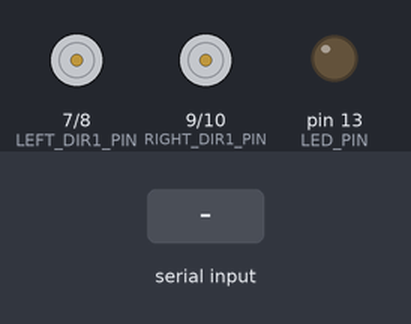
Recording of a sketch running on a simulated Arduino Uno, built with avr-gcc and run on an emulated ATmega328P. Shown: motor-driver pin pairs drawn as motors (green arrow = first pin HIGH = forward, orange = second pin HIGH = backward, longer = more drive, scaled by the enable pin), output pins drawn as LEDs (lit = HIGH). Inputs (shaded band) come from the test bench. What the sketch prints to the serial monitor is not drawn.

Above: at 2.7 s.
2.8 s: "L\n" received over Serial
At 3.5 s:
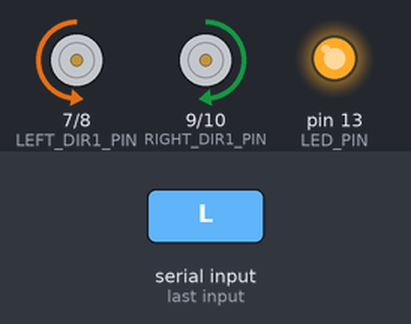
4.3 s: "F\n" received over Serial
At 5.5 s:
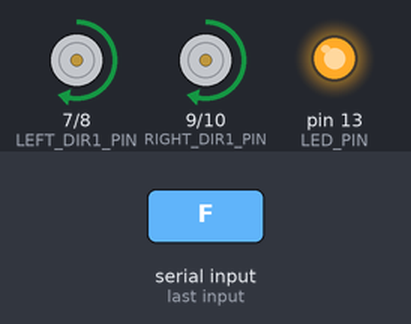
5.8 s: "B\n" received over Serial
At 7.0 s:
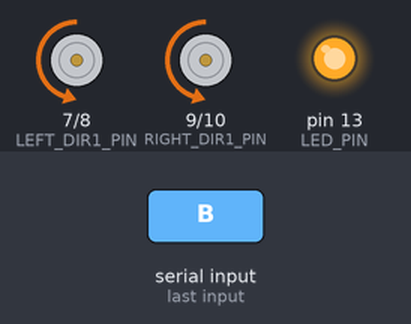
7.3 s: "R\n" received over Serial
At 7.9 s:
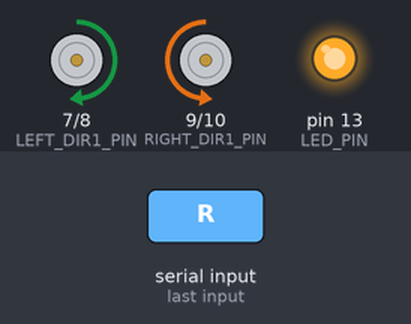
Timing chart, 0 to 9.8 s (numbered marks = the images above; inputs shaded):
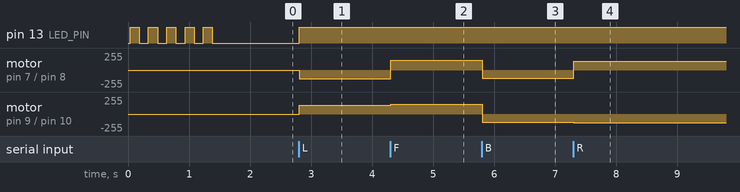

The sketch:

boat_motor.ino
```cpp
/*
 * 보트 제어 시스템 - Arduino (하이브리드 버전)
 * 좌우 모터 개별 제어 + 단일 명령 지원
 *
 * 핀 연결:
 * ENA(좌측PWM): 5
 * ENB(우측PWM): 6
 * IN1(좌측DIR1): 7
 * IN2(좌측DIR2): 8
 * IN3(우측DIR1): 9
 * IN4(우측DIR2): 10
 *
 * 지원 프로토콜:
 * 1. L{speed},R{speed} - 개별 모터 제어 (수동 모드)
 * 2. F, B, L, R, S - 단일 명령 (자동 회피 모드)
 */

// 모터 핀 정의
#define LEFT_PWM_PIN 5    // ENA
#define LEFT_DIR1_PIN 7   // IN1
#define LEFT_DIR2_PIN 8   // IN2

#define RIGHT_PWM_PIN 6   // ENB
#define RIGHT_DIR1_PIN 9  // IN3
#define RIGHT_DIR2_PIN 10 // IN4

// LED 핀
#define LED_PIN 13

// 자동 모드 기본 속도
#define AUTO_FORWARD_SPEED 150
#define AUTO_TURN_SPEED 130
#define AUTO_BACKWARD_SPEED 120

// 변수
int leftSpeed = 0;   // -255 ~ 255
int rightSpeed = 0;  // -255 ~ 255
String inputString = "";
boolean stringComplete = false;
String currentMode = "MANUAL"; // MANUAL 또는 AUTO

void setup() {
  Serial.begin(115200);

  // 모터 핀 설정
  pinMode(LEFT_PWM_PIN, OUTPUT);
  pinMode(LEFT_DIR1_PIN, OUTPUT);
  pinMode(LEFT_DIR2_PIN, OUTPUT);

  pinMode(RIGHT_PWM_PIN, OUTPUT);
  pinMode(RIGHT_DIR1_PIN, OUTPUT);
  pinMode(RIGHT_DIR2_PIN, OUTPUT);

  pinMode(LED_PIN, OUTPUT);

  // 초기화
  stopAllMotors();

  Serial.println("🚤 Arduino 하이브리드 보트 제어 시스템 시작!");
  Serial.println("================================================");
  Serial.println("핀 연결: ENA=5, ENB=6, IN1=7, IN2=8, IN3=9, IN4=10");
  Serial.println();
  Serial.println("지원 명령:");
  Serial.println("📱 수동 모드: L{speed},R{speed} (예: L150,R-150)");
  Serial.println("🤖 자동 모드: F(전진), B(후진), L(좌회전), R(우회전), S(정지)");
  Serial.println("🛠️  유틸리티: STOP(긴급정지), STATUS(상태확인)");
  Serial.println("================================================");

  // LED 시작 신호
  startupBlink();
}

void loop() {
  // 시리얼 통신 처리
  if (stringComplete) {
    processCommand(inputString);
    inputString = "";
    stringComplete = false;
  }

  // 상태 LED (동작 중이면 켜짐)
  if (leftSpeed != 0 || rightSpeed != 0) {
    digitalWrite(LED_PIN, HIGH);
  } else {
    digitalWrite(LED_PIN, LOW);
  }

  delay(10);
}

void processCommand(String command) {
  command.trim();
  command.toUpperCase(); // 대소문자 구분 없이

  Serial.print("📡 수신: ");
  Serial.println(command);

  // 1. 개별 모터 제어 (L{speed},R{speed})
  if (command.startsWith("L") && command.indexOf(",R") > 0) {
    currentMode = "MANUAL";
    processManualCommand(command);
  }

  // 2. 단일 문자 명령 (자동 모드)
  else if (command.length() == 1) {
    currentMode = "AUTO";
    processAutoCommand(command.charAt(0));
  }

  // 3. 유틸리티 명령
  else if (command == "STOP") {
    emergencyStop();
  }
  else if (command == "STATUS") {
    printStatus();
  }
  else {
    Serial.println("❌ 잘못된 명령 형식");
    Serial.println("사용법:");
    Serial.println("  수동: L{speed},R{speed} (예: L150,R-150)");
    Serial.println("  자동: F, B, L, R, S");
    Serial.println("  기타: STOP, STATUS");
  }
}

void processManualCommand(String command) {
  int commaPos = command.indexOf(",R");

  // 좌측 모터 속도 추출
  String leftSpeedStr = command.substring(1, commaPos);
  leftSpeed = leftSpeedStr.toInt();

  // 우측 모터 속도 추출
  String rightSpeedStr = command.substring(commaPos + 2);
  rightSpeed = rightSpeedStr.toInt();

  // 속도 범위 제한
  leftSpeed = constrain(leftSpeed, -255, 255);
  rightSpeed = constrain(rightSpeed, -255, 255);

  // 모터 제어 실행
  setLeftMotor(leftSpeed);
  setRightMotor(rightSpeed);

  // 응답 전송
  Serial.print("🕹️  수동 실행: 좌측=");
  Serial.print(leftSpeed);
  Serial.print(", 우측=");
  Serial.println(rightSpeed);

  printMotorDirections();
}

void processAutoCommand(char command) {
  switch(command) {
    case 'F': // 전진
      leftSpeed = AUTO_FORWARD_SPEED;
      rightSpeed = -AUTO_FORWARD_SPEED;
      Serial.println("🤖 자동: 전진");
      break;

    case 'B': // 후진
      leftSpeed = -AUTO_BACKWARD_SPEED;
      rightSpeed = AUTO_BACKWARD_SPEED;
      Serial.println("🤖 자동: 후진");
      break;

    case 'L': // 좌회전
      leftSpeed = -AUTO_TURN_SPEED;
      rightSpeed = -AUTO_TURN_SPEED;
      Serial.println("🤖 자동: 좌회전");
      break;

    case 'R': // 우회전
      leftSpeed = AUTO_TURN_SPEED;
      rightSpeed = AUTO_TURN_SPEED;
      Serial.println("🤖 자동: 우회전");
      break;

    case 'S': // 정지
      leftSpeed = 0;
      rightSpeed = 0;
      Serial.println("🤖 자동: 정지");
      break;

    default:
      Serial.print("❌ 알 수 없는 자동 명령: ");
      Serial.println(command);
      return;
  }

  // 모터 제어 실행
  setLeftMotor(leftSpeed);
  setRightMotor(rightSpeed);

  printMotorDirections();
}

void setLeftMotor(int speed) {
  if (speed > 0) {
    // 좌측 전진 (시계 방향)
    digitalWrite(LEFT_DIR1_PIN, HIGH);
    digitalWrite(LEFT_DIR2_PIN, LOW);
    analogWrite(LEFT_PWM_PIN, speed);
  } else if (speed < 0) {
    // 좌측 후진 (반시계 방향)
    digitalWrite(LEFT_DIR1_PIN, LOW);
    digitalWrite(LEFT_DIR2_PIN, HIGH);
    analogWrite(LEFT_PWM_PIN, -speed);
  } else {
    // 정지
    digitalWrite(LEFT_DIR1_PIN, LOW);
    digitalWrite(LEFT_DIR2_PIN, LOW);
    analogWrite(LEFT_PWM_PIN, 0);
  }
}

void setRightMotor(int speed) {
  if (speed > 0) {
    // 우측 전진 (반시계 방향)
    digitalWrite(RIGHT_DIR1_PIN, LOW);
    digitalWrite(RIGHT_DIR2_PIN, HIGH);
    analogWrite(RIGHT_PWM_PIN, speed);
  } else if (speed < 0) {
    // 우측 후진 (시계 방향)
    digitalWrite(RIGHT_DIR1_PIN, HIGH);
    digitalWrite(RIGHT_DIR2_PIN, LOW);
    analogWrite(RIGHT_PWM_PIN, -speed);
  } else {
    // 정지
    digitalWrite(RIGHT_DIR1_PIN, LOW);
    digitalWrite(RIGHT_DIR2_PIN, LOW);
    analogWrite(RIGHT_PWM_PIN, 0);
  }
}

void stopAllMotors() {
  setLeftMotor(0);
  setRightMotor(0);
  leftSpeed = 0;
  rightSpeed = 0;
  Serial.println("⏹️  모든 모터 정지");
}

void emergencyStop() {
  stopAllMotors();
  Serial.println("🚨 비상 정지!");

  // 비상 정지 LED 경고
  for(int i = 0; i < 10; i++) {
    digitalWrite(LED_PIN, HIGH);
    delay(100);
    digitalWrite(LED_PIN, LOW);
    delay(100);
  }
}

void printStatus() {
  Serial.println("📊 현재 상태:");
  Serial.print("  모드: ");
  Serial.println(currentMode);
  Serial.print("  좌측 모터: ");
  Serial.println(leftSpeed);
  Serial.print("  우측 모터: ");
  Serial.println(rightSpeed);
  printMotorDirections();
}

void printMotorDirections() {
  String leftDir = getDirectionString(leftSpeed);
  String rightDir = getReverseDirectionString(rightSpeed);

  Serial.print("  방향: 좌측(");
  Serial.print(leftDir);
  Serial.print(") 우측(");
  Serial.print(rightDir);
  Serial.println(")");
}

String getDirectionString(int speed) {
  if (speed > 0) return "시계";
  else if (speed < 0) return "반시계";
  else return "정지";
}

String getReverseDirectionString(int speed) {
  // 우측 모터는 반대로 표시 (실제 회전 방향)
  if (speed > 0) return "반시계";
  else if (speed < 0) return "시계";
  else return "정지";
}

void startupBlink() {
  for(int i = 0; i < 5; i++) {
    digitalWrite(LED_PIN, HIGH);
    delay(150);
    digitalWrite(LED_PIN, LOW);
    delay(150);
  }
}

// 시리얼 이벤트 핸들러
void serialEvent() {
  while (Serial.available()) {
    char inChar = (char)Serial.read();

    if (inChar == '\n' || inChar == '\r') {
      stringComplete = true;
    } else {
      inputString += inChar;
    }
  }
}
```

Measured:
- after the input at 2.8 s, pin 13 (LED_PIN): LOW → HIGH at once; motor on pin 7 (LEFT_DIR1_PIN) / pin 8 (LEFT_DIR2_PIN): stopped → backward 130/255 at once; motor on pin 9 (RIGHT_DIR1_PIN) / pin 10 (RIGHT_DIR2_PIN): stopped → forward 130/255 at once
- after the input at 4.3 s, motor on pin 7 (LEFT_DIR1_PIN) / pin 8 (LEFT_DIR2_PIN): backward 130/255 → forward 150/255 at once; motor on pin 9 (RIGHT_DIR1_PIN) / pin 10 (RIGHT_DIR2_PIN): forward 130/255 → forward 150/255 at once
- after the input at 5.8 s, motor on pin 7 (LEFT_DIR1_PIN) / pin 8 (LEFT_DIR2_PIN), motor on pin 9 (RIGHT_DIR1_PIN) / pin 10 (RIGHT_DIR2_PIN): forward 150/255 → backward 120/255 at once
- after the input at 7.3 s, motor on pin 7 (LEFT_DIR1_PIN) / pin 8 (LEFT_DIR2_PIN): backward 120/255 → forward 130/255 at once; motor on pin 9 (RIGHT_DIR1_PIN) / pin 10 (RIGHT_DIR2_PIN): backward 120/255 → backward 130/255 at once
